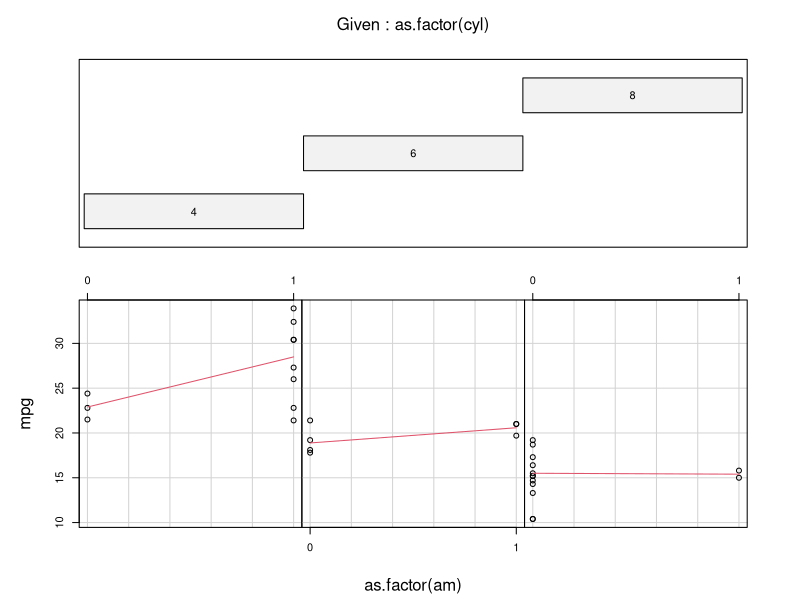
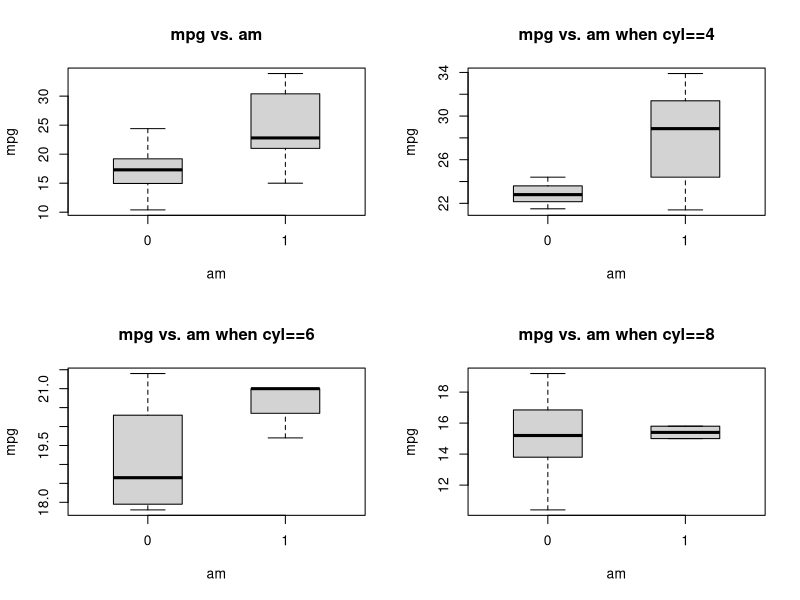
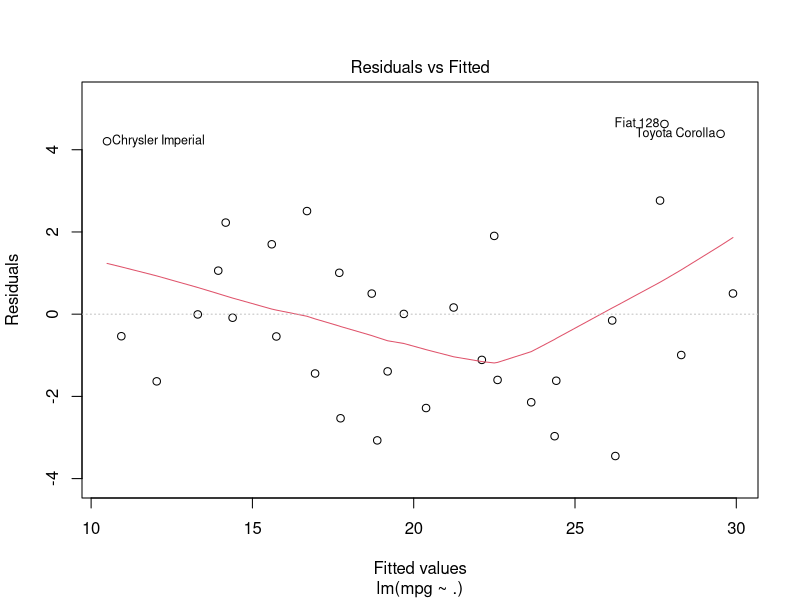
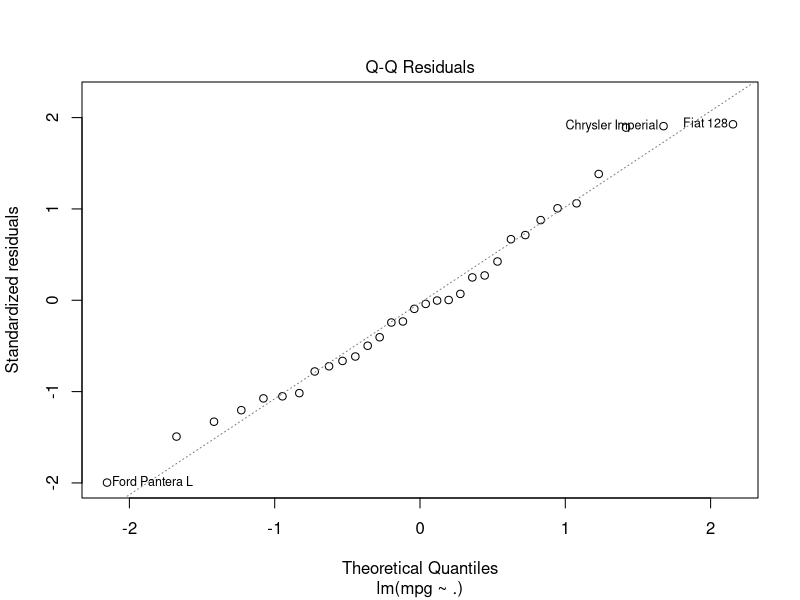
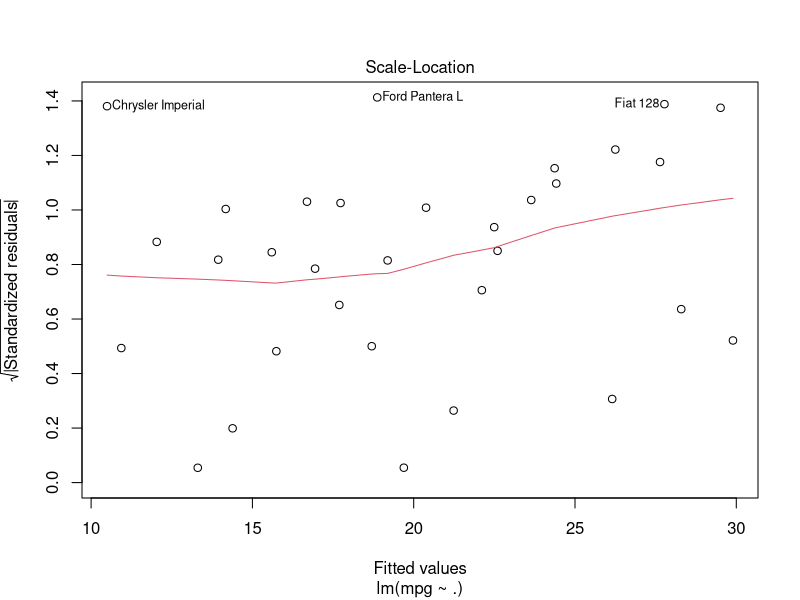
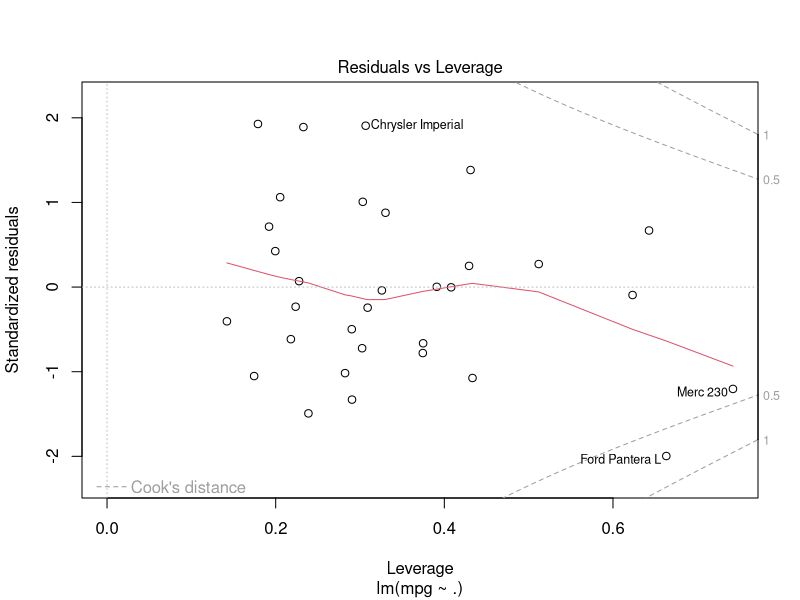
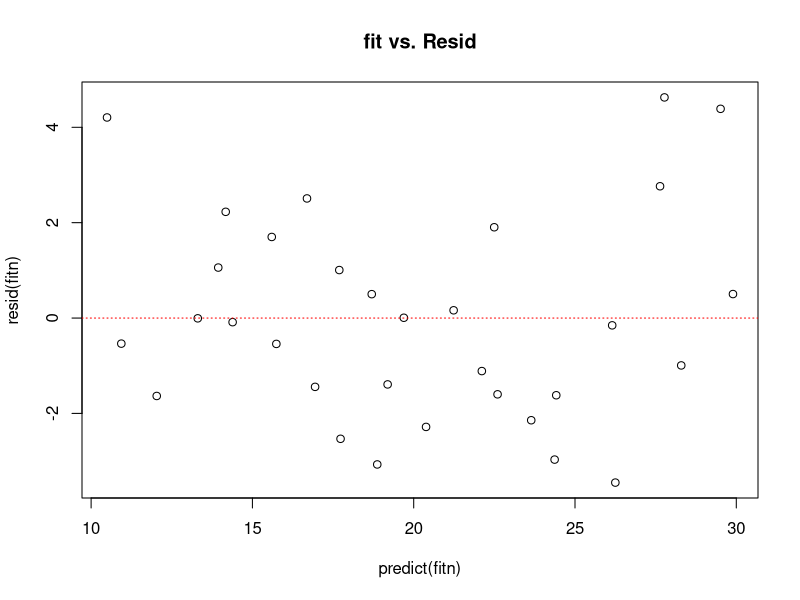

These charts were generated, in order, by the following R code:
## ---- chunk 1
library(datasets);library(car);data(mtcars)
str(mtcars)
## ---- chunk 2
cor(mtcars$mpg, mtcars[c(2:11)])
cor(as.numeric(mtcars$am), mtcars[c(2:8,10:11)])
## ---- chunk 3
mtcars$am<-factor(mtcars$am)
fit1<-lm(mpg ~ am, data=mtcars)
fitn<-lm(mpg ~ ., data=mtcars)
anova(fit1,fitn)
## ---- chunk 4
summary(fitn)$coefficients
## ---- chunk 5
m_am1<-summary(fitn)$coefficients[9]
SE<-summary(fitn)$coefficients[9,2]
t<-summary(fitn)$coefficients[9,3]
m_am1+c(-1,1)*SE*t
## ---- chunk 6
coplot(mpg ~ as.factor(am) | as.factor(cyl), data = mtcars, panel = panel.smooth,row=1)
## ---- chunk 7
par(mfrow = c(2, 2))
boxplot(mpg~am, data=mtcars,boxwex = 0.5,main="mpg vs. am")
boxplot(mpg~am, data=mtcars,boxwex = 0.5,subset=cyl==4, main="mpg vs. am when cyl==4")
boxplot(mpg~am, data=mtcars,boxwex = 0.5,subset=cyl==6, main="mpg vs. am when cyl==6")
boxplot(mpg~am, data=mtcars,boxwex = 0.5,subset=cyl==8, main="mpg vs. am when cyl==8")
## ---- chunk 8
 par(mfrow = c(1, 1))
 plot(fitn)
 plot(predict(fitn), resid(fitn), main="fit vs. Resid")
 abline(h=0, col="red", lty = 3)
